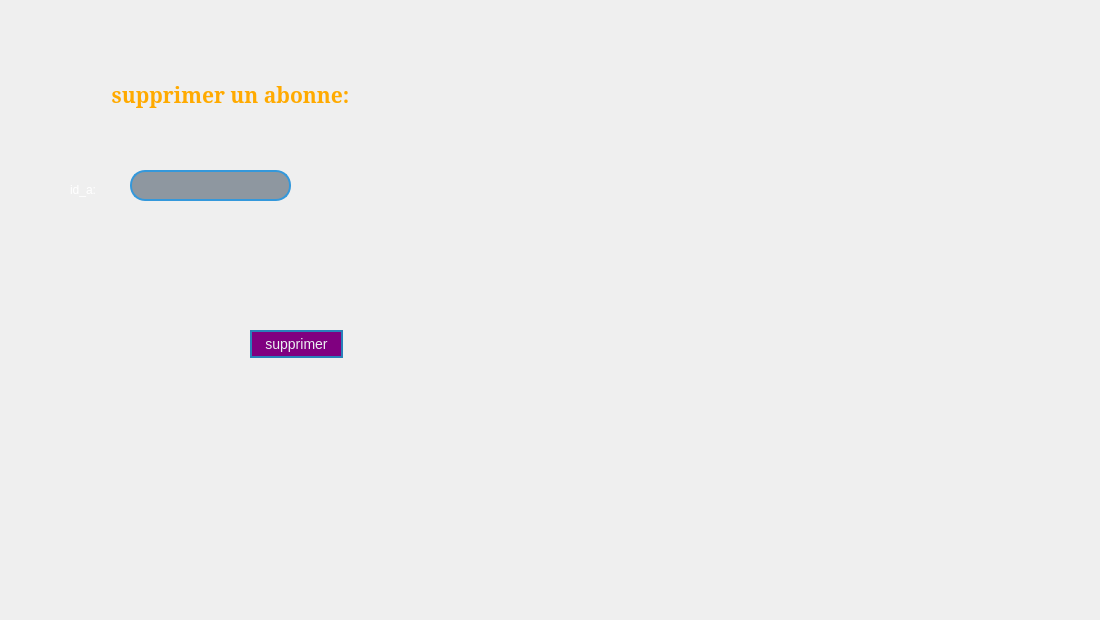
    <widget class="QWidget" name="pageSupprimer">
     <attribute name="title">
      <string>pageSupprimer</string>
     </attribute>
     <widget class="QLabel" name="label">
      <property name="geometry">
       <rect>
        <x>10</x>
        <y>10</y>
        <width>1081</width>
        <height>601</height>
       </rect>
      </property>
      <property name="text">
       <string/>
      </property>
      <property name="pixmap">
       <pixmap>images/backg.jpg.jpg</pixmap>
      </property>
      <property name="scaledContents">
       <bool>true</bool>
      </property>
     </widget>
     <widget class="QLabel" name="label_18">
      <property name="geometry">
       <rect>
        <x>70</x>
        <y>150</y>
        <width>219</width>
        <height>79</height>
       </rect>
      </property>
      <property name="styleSheet">
       <string notr="true">QLabel {
    color: white;
    border: none;            
    border-radius: 0px;      
    background: transparent;
}
</string>
      </property>
      <property name="text">
       <string>id_a:</string>
      </property>
     </widget>
     <widget class="QLabel" name="label_19">
      <property name="geometry">
       <rect>
        <x>30</x>
        <y>50</y>
        <width>401</width>
        <height>91</height>
       </rect>
      </property>
      <property name="palette">
       <palette>
        <active>
         <colorrole role="Button">
          <brush brushstyle="LinearGradientPattern">
           <gradient startx="0.000000000000000" starty="0.000000000000000" endx="1.000000000000000" endy="0.000000000000000" type="LinearGradient" spread="PadSpread" coordinatemode="ObjectBoundingMode">
            <gradientstop position="0.000000000000000">
             <color alpha="255">
              <red>0</red>
              <green>0</green>
              <blue>102</blue>
             </color>
            </gradientstop>
            <gradientstop position="0.250000000000000">
             <color alpha="255">
              <red>0</red>
              <green>0</green>
              <blue>102</blue>
             </color>
            </gradientstop>
            <gradientstop position="0.750000000000000">
             <color alpha="255">
              <red>173</red>
              <green>216</green>
              <blue>230</blue>
             </color>
            </gradientstop>
            <gradientstop position="1.000000000000000">
             <color alpha="255">
              <red>173</red>
              <green>216</green>
              <blue>230</blue>
             </color>
            </gradientstop>
           </gradient>
          </brush>
         </colorrole>
         <colorrole role="Base">
          <brush brushstyle="LinearGradientPattern">
           <gradient startx="0.000000000000000" starty="0.000000000000000" endx="1.000000000000000" endy="0.000000000000000" type="LinearGradient" spread="PadSpread" coordinatemode="ObjectBoundingMode">
            <gradientstop position="0.000000000000000">
             <color alpha="255">
              <red>0</red>
              <green>0</green>
              <blue>102</blue>
             </color>
            </gradientstop>
            <gradientstop position="0.250000000000000">
             <color alpha="255">
              <red>0</red>
              <green>0</green>
              <blue>102</blue>
             </color>
            </gradientstop>
            <gradientstop position="0.750000000000000">
             <color alpha="255">
              <red>173</red>
              <green>216</green>
              <blue>230</blue>
             </color>
            </gradientstop>
            <gradientstop position="1.000000000000000">
             <color alpha="255">
              <red>173</red>
              <green>216</green>
              <blue>230</blue>
             </color>
            </gradientstop>
           </gradient>
          </brush>
         </colorrole>
         <colorrole role="Window">
          <brush brushstyle="LinearGradientPattern">
           <gradient startx="0.000000000000000" starty="0.000000000000000" endx="1.000000000000000" endy="0.000000000000000" type="LinearGradient" spread="PadSpread" coordinatemode="ObjectBoundingMode">
            <gradientstop position="0.000000000000000">
             <color alpha="255">
              <red>0</red>
              <green>0</green>
              <blue>102</blue>
             </color>
            </gradientstop>
            <gradientstop position="0.250000000000000">
             <color alpha="255">
              <red>0</red>
              <green>0</green>
              <blue>102</blue>
             </color>
            </gradientstop>
            <gradientstop position="0.750000000000000">
             <color alpha="255">
              <red>173</red>
              <green>216</green>
              <blue>230</blue>
             </color>
            </gradientstop>
            <gradientstop position="1.000000000000000">
             <color alpha="255">
              <red>173</red>
              <green>216</green>
              <blue>230</blue>
             </color>
            </gradientstop>
           </gradient>
          </brush>
         </colorrole>
        </active>
        <inactive>
         <colorrole role="Button">
          <brush brushstyle="LinearGradientPattern">
           <gradient startx="0.000000000000000" starty="0.000000000000000" endx="1.000000000000000" endy="0.000000000000000" type="LinearGradient" spread="PadSpread" coordinatemode="ObjectBoundingMode">
            <gradientstop position="0.000000000000000">
             <color alpha="255">
              <red>0</red>
              <green>0</green>
              <blue>102</blue>
             </color>
            </gradientstop>
            <gradientstop position="0.250000000000000">
             <color alpha="255">
              <red>0</red>
              <green>0</green>
              <blue>102</blue>
             </color>
            </gradientstop>
            <gradientstop position="0.750000000000000">
             <color alpha="255">
              <red>173</red>
              <green>216</green>
              <blue>230</blue>
             </color>
            </gradientstop>
            <gradientstop position="1.000000000000000">
             <color alpha="255">
              <red>173</red>
              <green>216</green>
              <blue>230</blue>
             </color>
            </gradientstop>
           </gradient>
          </brush>
         </colorrole>
         <colorrole role="Base">
          <brush brushstyle="LinearGradientPattern">
           <gradient startx="0.000000000000000" starty="0.000000000000000" endx="1.000000000000000" endy="0.000000000000000" type="LinearGradient" spread="PadSpread" coordinatemode="ObjectBoundingMode">
            <gradientstop position="0.000000000000000">
             <color alpha="255">
              <red>0</red>
              <green>0</green>
              <blue>102</blue>
             </color>
            </gradientstop>
            <gradientstop position="0.250000000000000">
             <color alpha="255">
              <red>0</red>
              <green>0</green>
              <blue>102</blue>
             </color>
            </gradientstop>
            <gradientstop position="0.750000000000000">
             <color alpha="255">
              <red>173</red>
              <green>216</green>
              <blue>230</blue>
             </color>
            </gradientstop>
            <gradientstop position="1.000000000000000">
             <color alpha="255">
              <red>173</red>
              <green>216</green>
              <blue>230</blue>
             </color>
            </gradientstop>
           </gradient>
          </brush>
         </colorrole>
         <colorrole role="Window">
          <brush brushstyle="LinearGradientPattern">
           <gradient startx="0.000000000000000" starty="0.000000000000000" endx="1.000000000000000" endy="0.000000000000000" type="LinearGradient" spread="PadSpread" coordinatemode="ObjectBoundingMode">
            <gradientstop position="0.000000000000000">
             <color alpha="255">
              <red>0</red>
              <green>0</green>
              <blue>102</blue>
             </color>
            </gradientstop>
            <gradientstop position="0.250000000000000">
             <color alpha="255">
              <red>0</red>
              <green>0</green>
              <blue>102</blue>
             </color>
            </gradientstop>
            <gradientstop position="0.750000000000000">
             <color alpha="255">
              <red>173</red>
              <green>216</green>
              <blue>230</blue>
             </color>
            </gradientstop>
            <gradientstop position="1.000000000000000">
             <color alpha="255">
              <red>173</red>
              <green>216</green>
              <blue>230</blue>
             </color>
            </gradientstop>
           </gradient>
          </brush>
         </colorrole>
        </inactive>
        <disabled>
         <colorrole role="Button">
          <brush brushstyle="LinearGradientPattern">
           <gradient startx="0.000000000000000" starty="0.000000000000000" endx="1.000000000000000" endy="0.000000000000000" type="LinearGradient" spread="PadSpread" coordinatemode="ObjectBoundingMode">
            <gradientstop position="0.000000000000000">
             <color alpha="255">
              <red>0</red>
              <green>0</green>
              <blue>102</blue>
             </color>
            </gradientstop>
            <gradientstop position="0.250000000000000">
             <color alpha="255">
              <red>0</red>
              <green>0</green>
              <blue>102</blue>
             </color>
            </gradientstop>
            <gradientstop position="0.750000000000000">
             <color alpha="255">
              <red>173</red>
              <green>216</green>
              <blue>230</blue>
             </color>
            </gradientstop>
            <gradientstop position="1.000000000000000">
             <color alpha="255">
              <red>173</red>
              <green>216</green>
              <blue>230</blue>
             </color>
            </gradientstop>
           </gradient>
          </brush>
         </colorrole>
         <colorrole role="Base">
          <brush brushstyle="LinearGradientPattern">
           <gradient startx="0.000000000000000" starty="0.000000000000000" endx="1.000000000000000" endy="0.000000000000000" type="LinearGradient" spread="PadSpread" coordinatemode="ObjectBoundingMode">
            <gradientstop position="0.000000000000000">
             <color alpha="255">
              <red>0</red>
              <green>0</green>
              <blue>102</blue>
             </color>
            </gradientstop>
            <gradientstop position="0.250000000000000">
             <color alpha="255">
              <red>0</red>
              <green>0</green>
              <blue>102</blue>
             </color>
            </gradientstop>
            <gradientstop position="0.750000000000000">
             <color alpha="255">
              <red>173</red>
              <green>216</green>
              <blue>230</blue>
             </color>
            </gradientstop>
            <gradientstop position="1.000000000000000">
             <color alpha="255">
              <red>173</red>
              <green>216</green>
              <blue>230</blue>
             </color>
            </gradientstop>
           </gradient>
          </brush>
         </colorrole>
         <colorrole role="Window">
          <brush brushstyle="LinearGradientPattern">
           <gradient startx="0.000000000000000" starty="0.000000000000000" endx="1.000000000000000" endy="0.000000000000000" type="LinearGradient" spread="PadSpread" coordinatemode="ObjectBoundingMode">
            <gradientstop position="0.000000000000000">
             <color alpha="255">
              <red>0</red>
              <green>0</green>
              <blue>102</blue>
             </color>
            </gradientstop>
            <gradientstop position="0.250000000000000">
             <color alpha="255">
              <red>0</red>
              <green>0</green>
              <blue>102</blue>
             </color>
            </gradientstop>
            <gradientstop position="0.750000000000000">
             <color alpha="255">
              <red>173</red>
              <green>216</green>
              <blue>230</blue>
             </color>
            </gradientstop>
            <gradientstop position="1.000000000000000">
             <color alpha="255">
              <red>173</red>
              <green>216</green>
              <blue>230</blue>
             </color>
            </gradientstop>
           </gradient>
          </brush>
         </colorrole>
        </disabled>
       </palette>
      </property>
      <property name="font">
       <font>
        <family>MS Serif</family>
        <pointsize>16</pointsize>
       </font>
      </property>
      <property name="styleSheet">
       <string notr="true">font-size: 16pt;
font-family: &quot;MS Serif&quot;;
</string>
      </property>
      <property name="text">
       <string>&lt;!DOCTYPE HTML PUBLIC &quot;-//W3C//DTD HTML 4.0//EN&quot; &quot;http://www.w3.org/TR/REC-html40/strict.dtd&quot;&gt;
&lt;html&gt;&lt;head&gt;&lt;meta name=&quot;qrichtext&quot; content=&quot;1&quot; /&gt;&lt;style type=&quot;text/css&quot;&gt;
p, li { white-space: pre-wrap; }
&lt;/style&gt;&lt;/head&gt;&lt;body style=&quot; font-family:'MS Serif'; font-size:16pt; font-weight:400; font-style:normal;&quot;&gt;
&lt;p align=&quot;center&quot; dir='rtl' style=&quot; margin-top:0px; margin-bottom:0px; margin-left:0px; margin-right:0px; -qt-block-indent:0; text-indent:0px;&quot;&gt;&lt;span style=&quot; font-family:'MS Shell Dlg 2'; font-weight:600; color:#ffaa00;&quot;&gt;:supprimer un abonne&lt;/span&gt;&lt;/p&gt;&lt;/body&gt;&lt;/html&gt;</string>
      </property>
      <property name="textFormat">
       <enum>Qt::AutoText</enum>
      </property>
     </widget>
     <widget class="QLineEdit" name="lineEdit_idASupprimer">
      <property name="geometry">
       <rect>
        <x>130</x>
        <y>170</y>
        <width>161</width>
        <height>31</height>
       </rect>
      </property>
      <property name="styleSheet">
       <string notr="true">QLineEdit {
    border: 2px solid #3498db; /* Bordure bleue */
    border-radius: 15px; /* Coins arrondis plus prononcés */
    padding: 5px 15px; /* Espacement interne */
    background-color: rgba(44, 62, 80, 0.5); /* Fond bleu foncé avec plus de transparence */
    selection-background-color: #2980b9; /* Couleur de fond de la sélection */
    color: #ecf0f1; /* Couleur du texte */
}

QLineEdit:focus {
    border: 2px solid #2980b9; /* Bordure bleue plus foncée pendant le focus */
    color: #ecf0f1; /* Couleur du texte pendant le focus */
    outline: none; /* Supprimer l'effet de soulignement bleu sur le focus */
    box-shadow: 0 0 10px rgba(41, 128, 185, 0.7); /* Légère ombre lorsqu'en focus */
}

QLineEdit::hover {
    background-color: rgba(52, 73, 94, 0.7); /* Fond bleu foncé plus clair avec plus de transparence lorsqu'il est survolé */
}

QLineEdit::disabled {
    color: #bdc3c7; /* Couleur du texte lorsque désactivé */
    background-color: rgba(52, 73, 94, 0.4); /* Fond bleu foncé avec plus de transparence lorsqu'il est désactivé */
    border: 2px solid #566573; /* Bordure gris foncé lorsqu'il est désactivé */
}

QLineEdit::placeholder {
    color: #bdc3c7; /* Couleur du texte de l'espace réservé */
}
</string>
      </property>
     </widget>
     <widget class="QPushButton" name="supprimerButton">
      <property name="geometry">
       <rect>
        <x>250</x>
        <y>330</y>
        <width>93</width>
        <height>28</height>
       </rect>
      </property>
      <property name="styleSheet">
       <string notr="true">/* Style pour tous les boutons dans l'interface utilisateur */
QPushButton {
    font-size: 14px; /* Ajoutez un point-virgule ici */
    background-color: purple; /* Couleur de fond mauve par défaut */
    border: 2px solid #2980b9; /* Bordure bleue plus foncée par défaut */
    color: #ecf0f1; /* Couleur du texte par défaut */
}

/* Style pour tous les boutons en état survolé */
QPushButton:hover {
    font-size: 14px; /* Ajoutez un point-virgule ici */
    background-color: red; /* Couleur de fond blanche lorsqu'il est survolé */
    border: 2px solid #3498db; /* Bordure bleue lorsqu'il est survolé */
}

/* Style pour tous les boutons en état pressé (cliqué) */
QPushButton:pressed {
    font-size: 14px; /* Ajoutez un point-virgule ici */
    background-color: red; /* Couleur de fond rouge lorsqu'il est pressé */
    border: 2px solid #2980b9; /* Bordure bleue plus foncée lorsqu'il est pressé */
}

</string>
      </property>
      <property name="text">
       <string>supprimer</string>
      </property>
     </widget>
    </widget>
